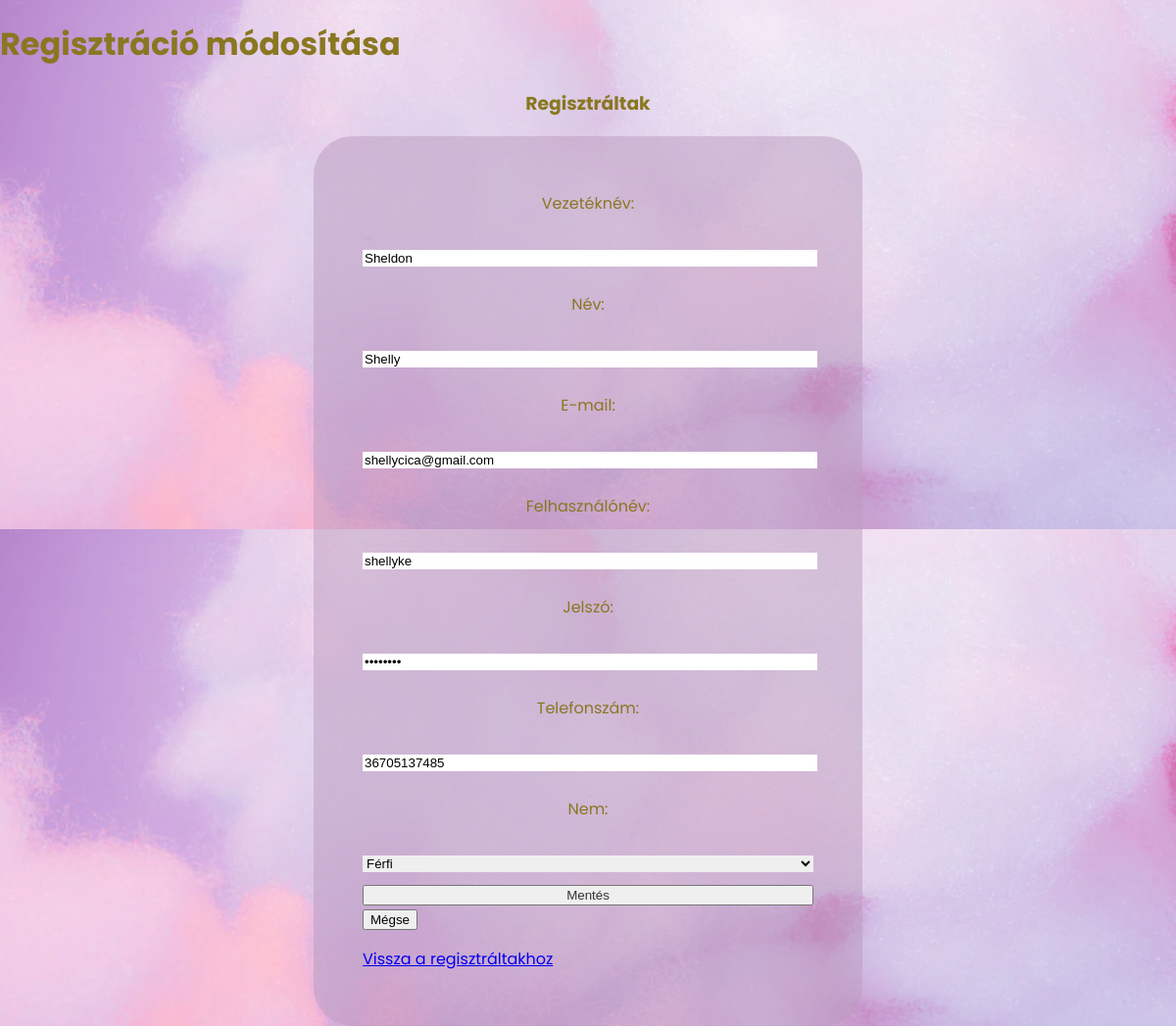
/modositas.php?id=8, run on the app's committed database.
### tables this page shows
CREATE TABLE `registration` (
  `id` int(11) NOT NULL,
  `surname` varchar(30) NOT NULL,
  `name` varchar(30) NOT NULL,
  `email` varchar(50) NOT NULL,
  `phone` varchar(50) NOT NULL,
  `username` varchar(20) NOT NULL,
  `password` varchar(20) NOT NULL,
  `gender` int(11) NOT NULL
);

### modositas.php (the view, shortened to what this page needs)
<?php
require("kapcsolat.php");
	$id = (int)$_GET['id'];
	$sql = "SELECT *
			FROM registration
			WHERE id = {$id}";
	$eredmeny = mysqli_query($dbc, $sql);
	$sor = mysqli_fetch_assoc($eredmeny);
	$surname= $sor['surname'];
	$name = $sor['name'];
	$email  = $sor['email'];
	$username  = $sor['username'];
	$password  = $sor['password'];
	$phone  = $sor['phone'];
?><!DOCTYPE html>
<html lang = "hu">
<head>
<link rel="stylesheet" href="css/style.css">
</head>
<body>
<h1>Regisztráció módosítása</h1>
<div class="ketto" id="form-container">
          <h3>Regisztráltak</h3>
          <div class="form-container">
		<form method="post" action="">
		<p><label for="neve">Vezetéknév:</label><br>
		<input type="text" id="surname" name="surname" value="<?php if (isset($surname)) print $surname; ?>">
	    <p><label for="neve">Név:</label><br>
		<input type="text" id="name" name="name"  value="<?php if (isset($name)) print $name; ?>">
		<p><label for="neve">E-mail:</label><br>
		<input type="text" id="email" name="email"  value="<?php if (isset($email)) print $email; ?>">
		<p><label for="neve">Felhasználónév:</label><br>
		<input type="text" id="username" name="username"  value="<?php if (isset($username)) print $username; ?>">
		<p><label for="neve">Jelszó:</label><br>
		<input type="password" id="password" name="password"  value="<?php if (isset($password)) print $password; ?>">
		<p><label for="neve">Telefonszám:</label><br>
		<input type="text" id="phone" name="phone"  value="<?php if (isset($phone)) print $phone; ?>">
		<p><label for="neve">Nem:</label><br>
		<select name="gender" id="gender">
                <option value="male">Férfi</option>
            </select>
		<input type="submit" id="rendben" name="rendben" value="Mentés">
	    <input type="reset" value="Mégse">
		<p><a href="admin.php">Vissza a regisztráltakhoz</a></p>
        </form>
          </div>
</body>
</html>

### css/style.css (style rules this page uses)
body { margin: 0; font-family: "Poppins"; background-image: url(../img/bg.png); font-family: 'Poppins', sans-serif; color:#897721; }
P { text-align: justify; padding-left: 10px; padding-right: 10px; }
h3 { text-align: center; }
div.form-container { width: 40%; margin: auto; background-color:rgba(187, 156, 192, 0.5); padding: 40px; border-radius: 40px; }
label { display: block; text-align: center; }
input[type=text], input[type=email],input[type=password], select { width: 100%; border: none; margin: 10px 0; }
input[type="submit"] { width: 100%; color:#333; }

### data on the page
registration: surname "Sheldon", name "Shelly", email "shellycica@gmail.com", username "shellyke", phone "36705137485"
